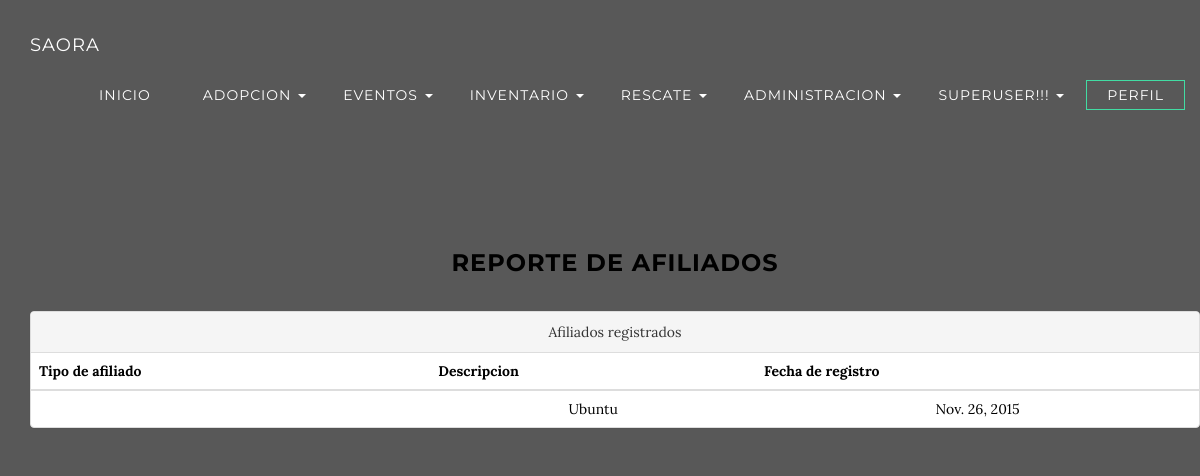
/usr/con_tafil/ (signed in), run on an earlier commit of the app's database.
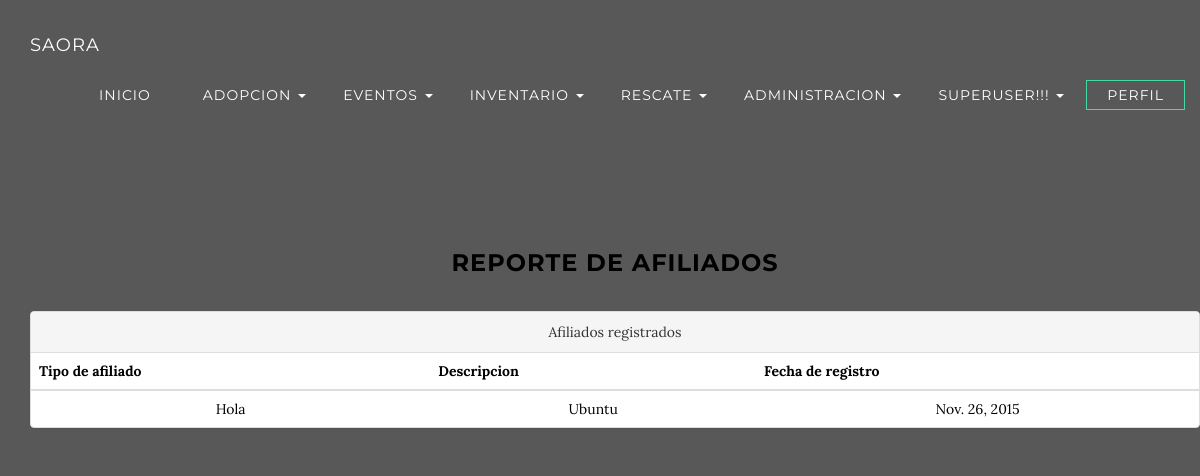
And on a later commit of the database.
### SAORA/apps/Usuarios/models.py (models this page shows, shortened)
class Tafil(models.Model):
	tafil = models.CharField(max_length=25,unique=True)
	descr = models.CharField(max_length=100)
	ult_act = models.DateField(auto_now_add=True)

### SAORA/apps/Usuarios/views.py (the view)
@login_required(login_url='/')
def Con_tafil(request):
    obj = Tafil.objects.all()
    ctx = {'mensaje':obj}
    return render(request,'Usuarios/con_tafil.html',ctx)

### SAORA/templates/Usuarios/con_tafil.html (shortened to what this page needs)
{% extends "General/base.html"%}
{% block content %}
<section class="container content-section text-center">
	<div class="container">
		<h3>Reporte de afiliados</h3>
	</div>
	<div class="container">
		<section class="row">
			<div class="panel panel-default">
			<div class="panel-heading">Afiliados registrados</div>
				<table class="table">
					<thead>
						<tr>
							<th>Tipo de afiliado</th>
              <th>Descripcion</th>
              <th>Fecha de registro</th>
						</tr>
					</thead>
					<tbody>
						{% for item in mensaje %}
							<tr>
								<td> {{item.tafil}} </td>
                <td> {{item.descr}} </td>
								<td> {{item.ult_act}} </td>
							</tr>
						{% endfor %}
					</tbody>
				</table>
			</div>
		</section>
	</div>
</section>
{% endblock %}

What changed in the data, as far as the page shows it:
changed Tafil "Ubuntu": tafil (not shown) → "Hola"
